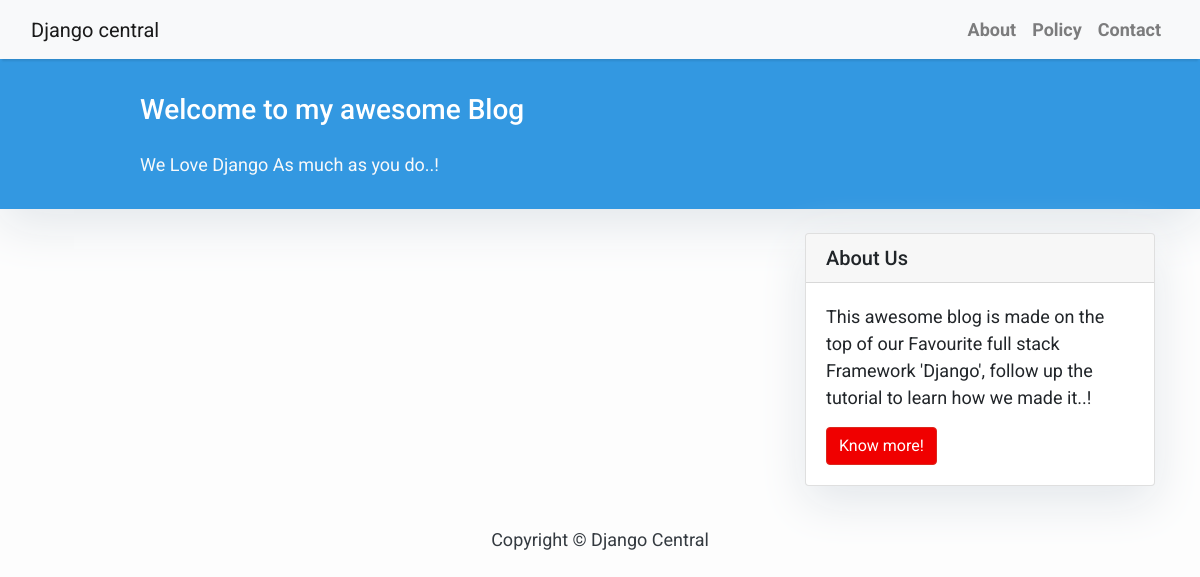
/blog/, run on an earlier commit of the app's database.
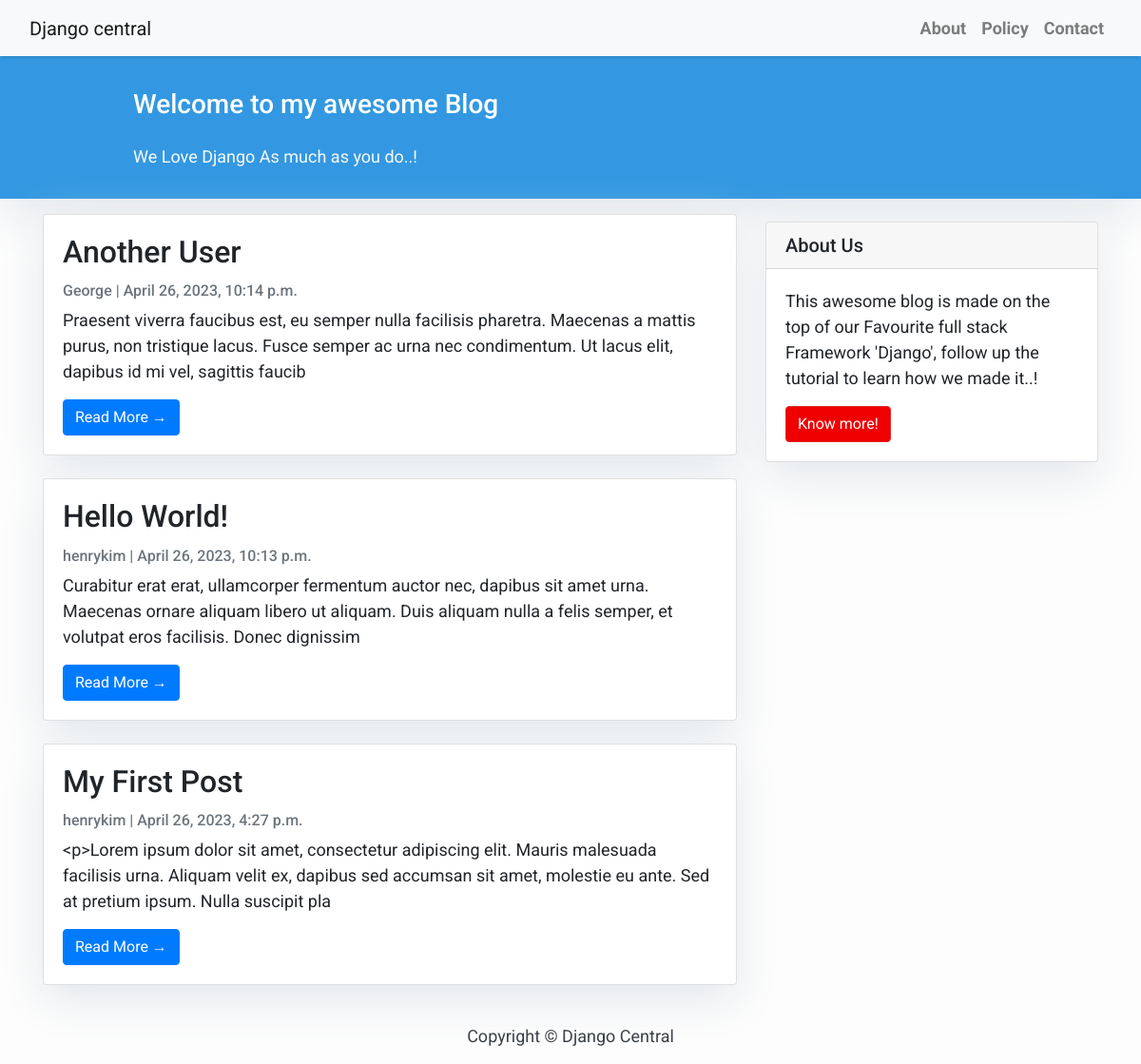
And on a later commit of the database.
### blog/models.py (models this page shows, shortened)
class Post(models.Model):
    title = models.CharField(max_length=200, unique=True)
    slug = models.SlugField(max_length=200, unique=True)
    author = models.ForeignKey(
        User,
        related_name="blog_posts",
        on_delete=models.CASCADE,
    )
    updated_on = models.DateTimeField(auto_now=True)
    content = models.TextField()
    created_on = models.DateTimeField(auto_now_add=True)
    status = models.IntegerField(choices=STATUS, default=0)
    class Meta:
        ordering = ["-created_on"] # negative indicates reverse order, so recenty appears first

### blog/views.py (the view)
# urls.py: path("", views.PostList.as_view(), name="home"),
class PostList(generic.ListView):
    queryset = Post.objects.filter(status=1).order_by("-created_on")
    template_name = "index.html"

### templates/index.html (shortened to what this page needs)
{% extends "base.html" %}
{% block content %}
<header class="masthead">
    <div class="container">
        <div class="row">
            <div class=" col-md-8 col-md-10 mx-auto">
                <div class="site-heading">
                    <h3 class=" site-heading my-4 mt-3 text-white"> Welcome to my awesome Blog </h3>
                    <p class="text-light">We Love Django As much as you do..! &nbsp
                    </p>
                </div>
            </div>
        </div>
    </div>
</header>
<div class="container">
    <div class="row">
        <div class="col-md-8 mt-3 left">
            {% for post in post_list %}
            <div class="card mb-4">
                <div class="card-body">
                    <h2 class="card-title">{{ post.title }}</h2>
                    <p class="card-text text-muted h6">{{ post.author }} | {{ post.created_on}} </p>
                    <p class="card-text">{{post.content|slice:":200" }}</p>
                    <a href="{% url 'post_detail' post.slug  %}" class="btn btn-primary">Read More &rarr;</a>
                </div>
            </div>
            {% endfor %}
        </div>
        {% block sidebar %} {% include 'sidebar.html' %} {% endblock sidebar %}
    </div>
</div>
{%endblock%}

### templates/base.html (shortened to what this page needs)
<!DOCTYPE html>
<html>
    <head>
        <link rel="stylesheet" href="https://maxcdn.bootstrapcdn.com/bootstrap/4.0.0/css/bootstrap.min.css"
 />
    </head>
    <body>
        <nav class="navbar navbar-expand-lg navbar-light bg-light shadow" id="mainNav">
            <div class="container-fluid">
                <a class="navbar-brand" href="{% url 'home' %}">Django central</a>
                <div class="collapse navbar-collapse" id="navbarResponsive">
                    <ul class="navbar-nav ml-auto">
                        <li class="nav-item text-black">
                            <a class="nav-link text-black font-weight-bold" href="#">About</a>
                        </li>
                        <li class="nav-item text-black">
                            <a class="nav-link text-black font-weight-bold" href="#">Policy</a>
                        </li>
                        <li class="nav-item text-black">
                            <a class="nav-link text-black font-weight-bold" href="#">Contact</a>
                        </li>
                    </ul>
                </div>
            </div>
        </nav>
        {% block content %}{% endblock content %}
        <footer class="py-3 bg-grey">
            <p class="m-0 text-dark text-center ">Copyright &copy; Django Central</p>
        </footer>
    </body>
</html>

### templates/sidebar.html (shortened to what this page needs)
{% block sidebar %}
<div class="col-md-4 float-right ">
<div class="card my-4">
        <h5 class="card-header">About Us</h5>
    <div class="card-body">
        <p class="card-text"> This awesome blog is made on the top of our Favourite full stack Framework 'Django', follow up the tutorial to learn how we made it..!</p>
        <a href="https://djangocentral.com/building-a-blog-application-with-django"
           class="btn btn-danger">Know more!</a>
    </div>
</div>
</div>
{% endblock sidebar %}

### templates/base.html (style rules this page uses)
body { font-family: "Roboto", sans-serif; font-size: 17px; background-color: #fdfdfd; }
.shadow { box-shadow: 0 4px 2px -2px rgba(0, 0, 0, 0.1); }
.btn-danger { color: #fff; background-color: #f00000; border-color: #dc281e; }
.masthead { background: #3398E1; height: auto; padding-bottom: 15px; box-shadow: 0 16px 48px #E3E7EB; padding-top: 10px; }

### templates/index.html (style rules this page uses)
body { font-family: "Roboto", sans-serif; font-size: 18px; background-color: #fdfdfd; }
.card { box-shadow: 0 16px 48px #E3E7EB; }

### templates/sidebar.html (style rules this page uses)
.card { box-shadow: 0 16px 48px #E3E7EB; }

What changed in the data, as far as the page shows it:
added Post: title "Another User", author "George", created_on "April 26, 2023, 10:14 p.m.", content "Praesent viverra faucibus est, eu semper nulla facilisis pharetra. Maecenas a mattis purus, non tristique lacus. Fusce semper ac urna nec condimentum. Ut lacus elit, dapibus id mi vel, sagittis faucib"
added Post: title "Hello World!", author "henrykim", created_on "April 26, 2023, 10:13 p.m.", content "Curabitur erat erat, ullamcorper fermentum auctor nec, dapibus sit amet urna. Maecenas ornare aliquam libero ut aliquam. Duis aliquam nulla a felis semper, et volutpat eros facilisis. Donec dignissim"
now on this page (row edited): Post: title "My First Post", author "henrykim", created_on "April 26, 2023, 4:27 p.m.", content "<p>Lorem ipsum dolor sit amet, consectetur adipiscing elit. Mauris malesuada facilisis urna. Aliquam velit ex, dapibus sed accumsan sit amet, molestie eu ante. Sed at pretium ipsum. Nulla suscipit pla"
